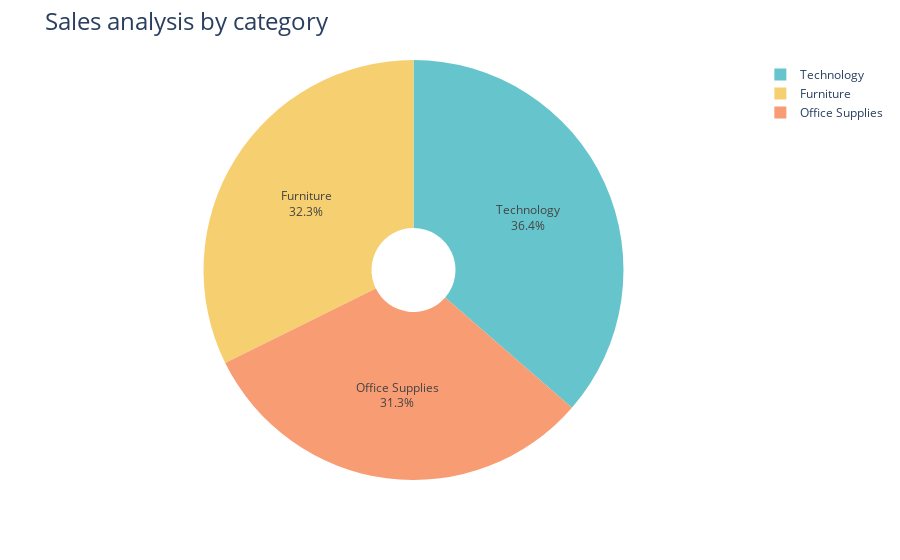

Notebook cell for this chart:
### Code cell
fig = px.pie(Sales_by_category,
            values = 'Sales',
            names = 'Category',
            hole = 0.2,
            color_discrete_sequence = px.colors.qualitative.Pastel)
fig.update_traces(textposition = 'inside', textinfo = 'percent+label')
fig.update_layout(title_text = 'Sales analysis by category' , title_font = dict(size = 24))
fig.show()

### Figure 1 — Plotly figure (JSON) as saved in the notebook; plotly's stock layout.template omitted (floating-point values rounded to 4 significant figures)
{"data": [{"domain": {"x": [0, 1], "y": [0, 1]}, "hole": 0.2, "hovertemplate": "Category=%{label}<br>Sales=%{value}<extra></extra>", "labels": ["Furniture", "Office Supplies", "Technology"], "legendgroup": "", "name": "", "showlegend": true, "textinfo": "percent+label", "textposition": "inside", "type": "pie", "values": [742000.0, 719000.0, 836200.0]}], "layout": {"autosize": true, "legend": {"tracegroupgap": 0}, "margin": {"t": 60}, "piecolorway": ["rgb(102, 197, 204)", "rgb(246, 207, 113)", "rgb(248, 156, 116)", "rgb(220, 176, 242)", "rgb(135, 197, 95)", "rgb(158, 185, 243)", "rgb(254, 136, 177)", "rgb(201, 219, 116)", "rgb(139, 224, 164)", "rgb(180, 151, 231)", "rgb(179, 179, 179)"], "title": {"font": {"size": 24}, "text": "Sales analysis by category"}}}
